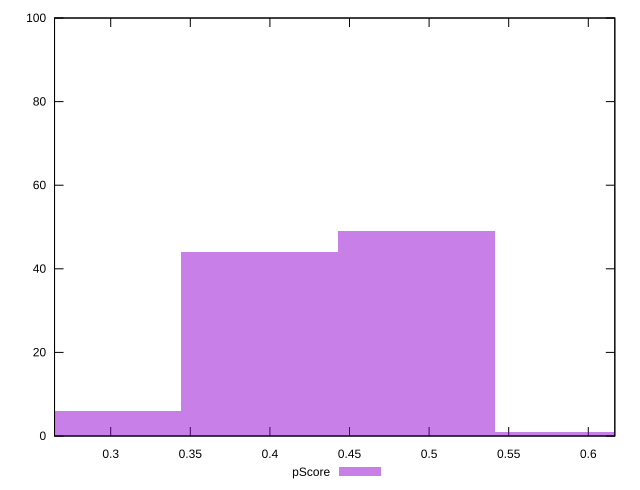

Write gnuplot code to recreate this figure.
reset

$pScore <<EOF
0.3935829581926721 44
0.5903744372890081 1
0.49197869774084013 49
0.29518721864450403 6
EOF

set key outside below
set boxwidth 0.09839573954816802
set xrange [0.2647058823529412:0.6166666666666667]
set yrange [0:100]
set trange [0:100]
set style fill transparent solid 0.5 noborder
set terminal svg size 640, 490 enhanced background rgb 'white'
set output "reports/report_00028_2021-02-24T12-49-42.674Z/uses-http2/samples/agenda/pScore/histogram.svg"

plot $pScore title "pScore" with boxes

reset
